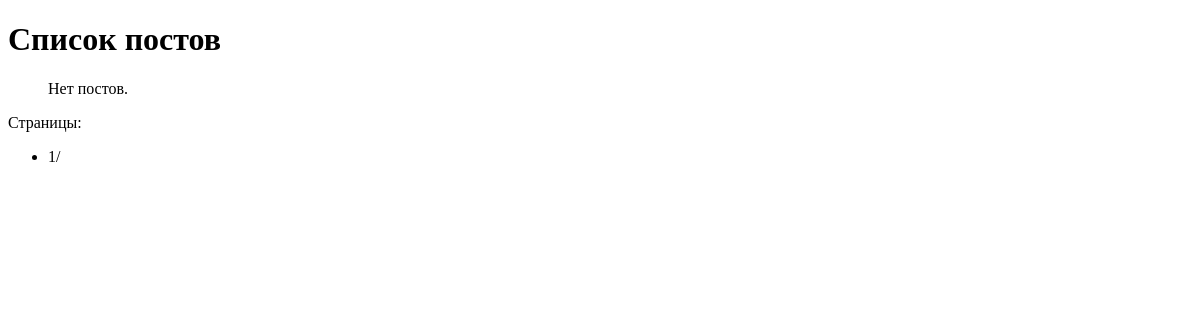
Before: / with the older database file.
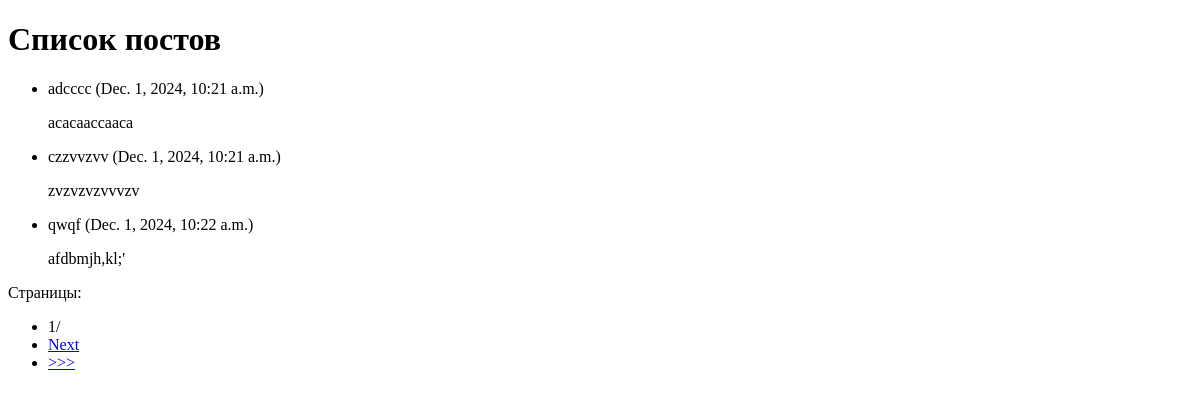
After: the same page with the newer database file.
### testadmin/models.py (models this page shows)
class Post(models.Model):
    title = models.CharField(max_length=40)
    content = models.TextField()
    created_at = models.DateTimeField(auto_now_add=True)

### testadmin/views.py (the view)
# urls.py: path('', post_list),
def post_list(request):
    posts = Post.objects.all()
    paginator = Paginator(posts, 3)
    page_number = request.GET.get('page')
    page_posts = paginator.get_page(page_number)
    return render(request, 'post_list.html', {'page_posts': page_posts})

### templates/testadmin/post_list.html (shortened to what this page needs)
{% extends 'base.html' %}
{% block content %}
    <h1>Список постов</h1>
    <ul>
        {% for post in page_posts %}
            <li>
                {{ post.title }} ({{ post.created_at }})
                <p>{{ post.content }}</p>
            </li>
        {% empty %}
            <p>Нет постов.</p>
        {% endfor %}
    </ul>
    <div class="pagination">
        <p>Страницы:</p>
        <ul>
            <li>{{ page_posts.number }}/{{ paginator.num_pages }}</li>
            {% if page_posts.has_next %}
                <li><a href="?page={{ page_posts.next_page_number }}">Next</a></li>
                <li><a href="?page={{ paginator.num_pages }}">>>></a></li>
            {% endif %}
        </ul>
    </div>
{% endblock %}

Changed rows visible on the page:
added Post: title "adcccc", created_at "Dec. 1, 2024, 10:21 a.m.", content "acacaaccaaca"
added Post: title "czzvvzvv", created_at "Dec. 1, 2024, 10:21 a.m.", content "zvzvzvzvvvzv"
added Post: title "qwqf", created_at "Dec. 1, 2024, 10:22 a.m.", content "afdbmjh,kl;'"
Other visible differences:
text no longer shown: "Нет постов."
text now shown: "Next >>>"
